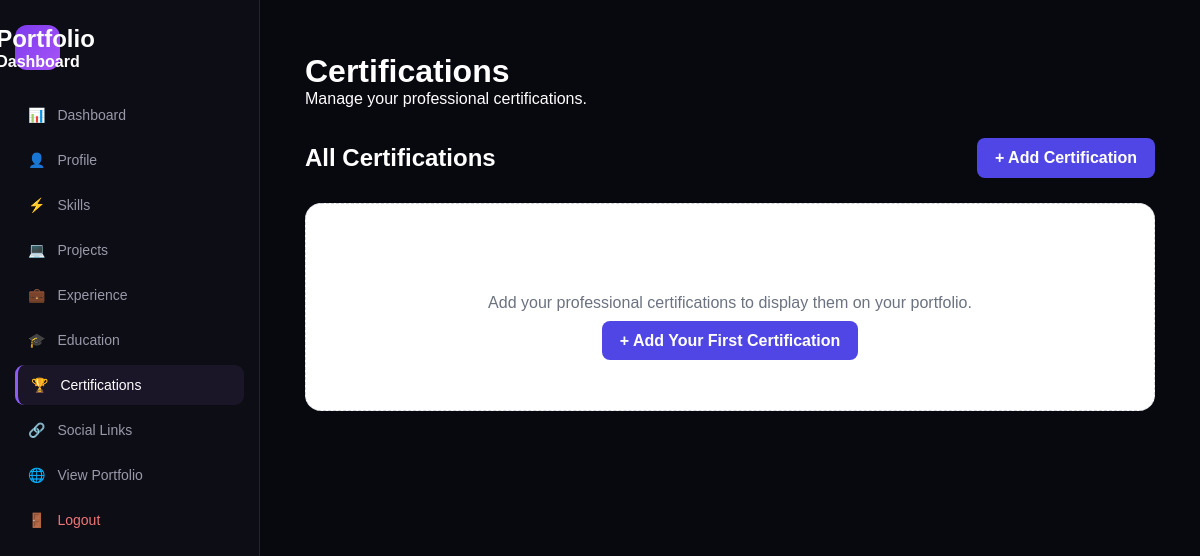
Before: /dashboard/certifications/ (signed in) with the older database file.
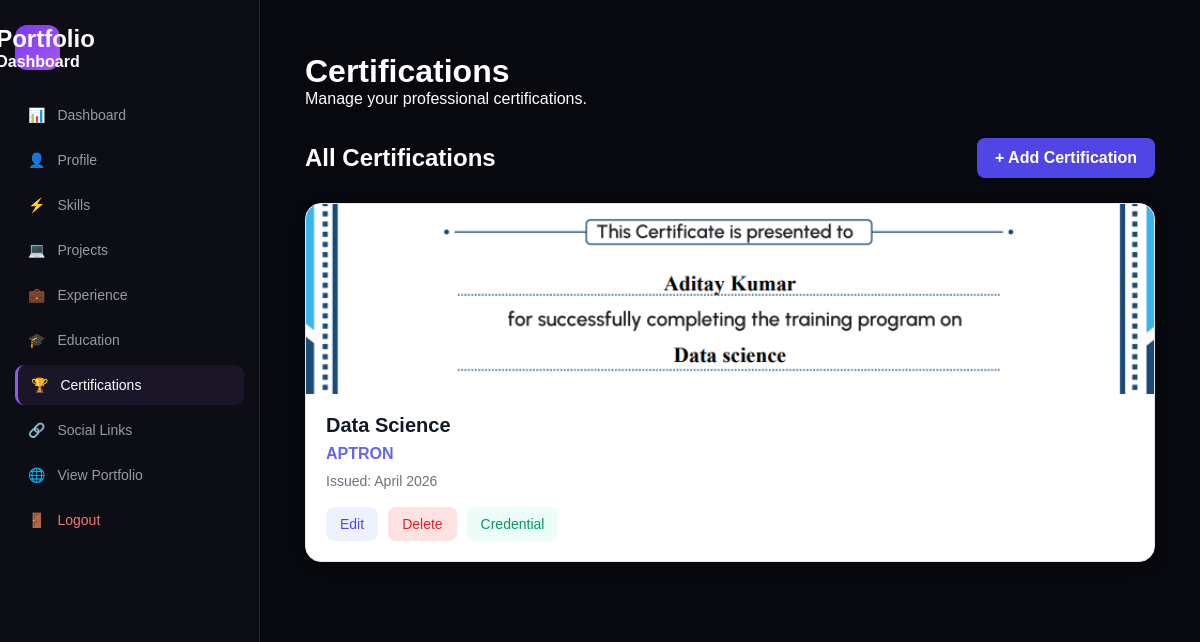
After: the same page with the newer database file.
### portfolio/models.py (models this page shows, shortened)
class Certification(models.Model):
    name = models.CharField(
        max_length=200
    )
    organization = models.CharField(
        max_length=200
    )
    issue_date = models.DateField(
        blank=True,
        null=True
    )
    credential_url = models.URLField(
        blank=True
    )
    certificate_image = models.ImageField(
        upload_to="certificates/",
        blank=True,
        null=True
    )

### portfolio/views.py (the view)
@staff_member_required
def certification_list(request):
    certifications = Certification.objects.all().order_by(
        "-issue_date"
    )
    return render(
        request,
        "portfolio/dashboard/certification_list.html",
        {
            "certifications": certifications
        }
    )

### templates/portfolio/dashboard/certification_list.html (shortened to what the changed rows need)
{% load static %}
<!DOCTYPE html>
<html lang="en">
<head>
    <link rel="stylesheet" href="{% static 'css/dashboard.css' %}">
</head>
<body>
<div class="dashboard-wrapper">
    <aside class="sidebar">
        <div class="sidebar-logo">
            <div>
                <h2>Portfolio</h2>
            </div>
        </div>
    </aside>
    <main class="dashboard-main">
        <header class="dashboard-header">
            <div>
                <h1>Certifications</h1>
            </div>
        </header>
        <div class="top-actions">
            <div>
                <h2>All Certifications</h2>
            </div>
        </div>
        {% if certifications %}
            <div class="certificate-grid">
                {% for certification in certifications %}
                    <div class="certificate-card">
                        {% if certification.certificate_image %}
                            <img
                                src="{{ certification.certificate_image.url }}"
                                alt="{{ certification.name }}"
                                class="certificate-image"
                            >
                        {% else %}
                            <div class="certificate-placeholder">
                                🏆
                            </div>
                        {% endif %}
                        <div class="certificate-content">
                            <h3>
                                {{ certification.name }}
                            </h3>
                            <div class="certificate-org">
                                {{ certification.organization }}
                            </div>
                            {% if certification.issue_date %}
                                <div class="certificate-date">
                                    Issued:
                                    {{ certification.issue_date|date:"F Y" }}
                                </div>
                            {% endif %}
                            <div class="certificate-actions">
                                <a
                                    href="{% url 'certification_edit' certification.pk %}"
                                    class="btn-edit"
                                >
                                    Edit
                                </a>
                                <form
                                    method="POST"
                                    action="{% url 'certification_delete' certification.pk %}"
                                    class="delete-form"
                                    onsubmit="return confirm('Are you sure you want to delete this certification?');"
                                >
                                    <button
                                        type="submit"
                                        class="btn-delete"
                                    >
                                        Delete
                                    </button>
                                </form>
                                {% if certification.credential_url %}
                                    <a
                                        href="{{ certification.credential_url }}"
                                        target="_blank"
                                        rel="noopener noreferrer"
                                        class="btn-credential"
                                    >
                                        Credential
                                    </a>
                                {% endif %}
                            </div>
                        </div>
                    </div>
                {% endfor %}
            </div>
        {% else %}
            <div class="empty-state">
                <h3>No Certifications Yet</h3>
                <p>
                    Add your professional certifications to display them
                    on your portfolio.
                </p>
                <a
                    href="{% url 'certification_create' %}"
                    class="add-btn"
                >
                    + Add Your First Certification
                </a>
            </div>
        {% endif %}
    </main>
</div>
</body>
</html>

Changed rows visible on the page:
added Certification: certificate_image (picture), name "Data Science", organization "APTRON", issue_date "April 2026"
Other visible differences:
text no longer shown: "Add your professional certifications to display them on your portfolio. + Add Your First Certification"
